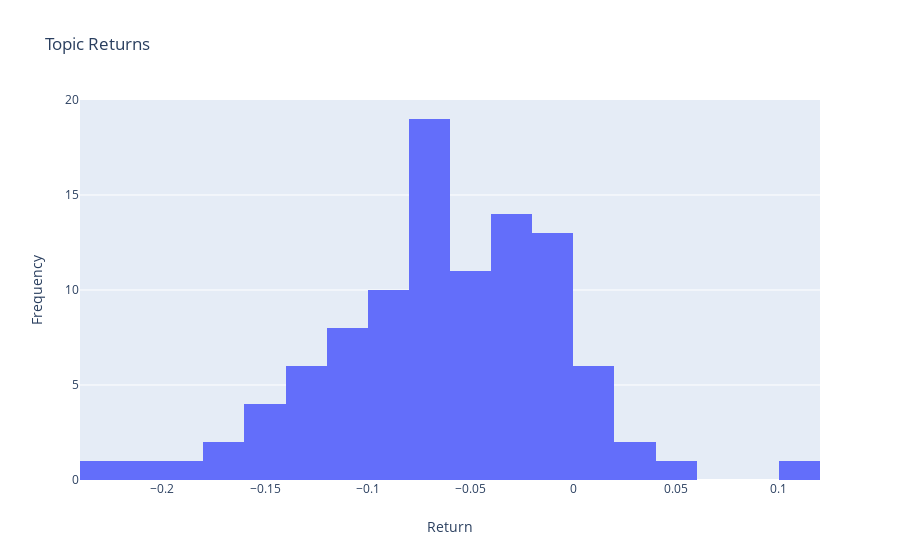

Source (notebook cell):
### Code cell
# get the return of a topic
    # get returns - annual return per bond (earliest/latest trade)
    # end-start / start
    # weight, sum
    # index df by date
    # groupby bond ID, take the earliest

def get_topic_return(topicid):
    topic_bonds,bond_weights = get_topic_bonds(topicid)
    
    topic_bonds = topic_bonds.set_index('document_date')

#     for name,group in topic_bonds.groupby('BOND_SYM_ID')['RPTD_PR']:
#         start, end = group[group.index.min()], group[group.index.max()]
#         print((end-start)/start)
    returns = topic_bonds.groupby('BOND_SYM_ID')['RPTD_PR'].agg(start_price=('start',lambda x: x[x.index.min()]), 
                                                                end_price=('end',lambda x: x[x.index.max()]),
                                                               )

    returns['return'] = (returns['end_price']-returns['start_price'])/returns['start_price']
    returns = returns.reset_index()
#     print(returns)

    bond_weights = bond_weights.merge(returns,on='BOND_SYM_ID')

    avg_returns = np.dot(bond_weights['weight'], bond_weights['return'])/sum(bond_weights['weight'])
    print(avg_returns)
    return avg_returns

# get_topic_return(1)

topic_returns = []
for topicid in range(100):
    topic_returns.append(get_topic_return(topicid))

# print(topic_returns)
print(list(filter(lambda x: x>=0, topic_returns)))

fig = go.Figure(
    data=[go.Histogram(x=topic_returns)],
)
fig.update_layout(
#         autosize=False,
#     width=1000,
#     height=500,
#     yaxis_type='log',
    title='Topic Returns',
    xaxis_title="Return",
    yaxis_title="Frequency",
)
fig.show()

### Figure 1 — Plotly figure (JSON) as saved in the notebook; plotly's stock layout.template omitted (floating-point values rounded to 4 significant figures)
{"data": [{"type": "histogram", "x": [-0.02583, -0.03857, -0.1287, -0.05812, -0.03807, -0.05387, -0.07391, 0.005847, -0.01068, -0.0006173, -0.2219, -0.005823, -0.03389, -0.06384, -0.03889, -0.1365, -0.09867, -0.003224, -0.04881, -0.06192, -0.06834, -0.07442, -0.1116, -0.02448, 0.01554, -0.05276, -0.0004901, -0.1073, 0.009776, -0.09936, -0.007393, -0.1144, -0.06081, -0.04449, -0.01375, -0.08271, -0.02356, -0.1276, -0.03777, -0.08324, -0.04111, -0.166, -0.06639, -0.02876, -0.09009, -0.07636, -0.09529, -0.01365, -0.02237, -0.1359, -0.2119, 0.0351, 0.05474, -0.07864, -0.08742, -0.1258, -0.02006, -0.05141, -0.1076, -0.1513, -0.07163, -0.0432, -0.01591, -0.1403, -0.138, 0.009619, -0.1015, -0.1799, -0.05233, -0.0129, 0.01361, -0.1198, -0.05399, 0.02124, -0.06199, -0.07974, 0.0002733, -0.08333, 0.1155, -0.005759, -0.02926, -0.07212, -0.1457, -0.06461, -0.06957, -0.06878, -0.07185, -0.04865, -0.02091, -0.009162, -0.1486, -0.09155, -0.1139, -0.07404, -0.0979, -0.03611, -0.007302, -0.1807, -0.1194, -0.06477]}], "layout": {"title": {"text": "Topic Returns"}, "xaxis": {"title": {"text": "Return"}}, "yaxis": {"title": {"text": "Frequency"}}}}
